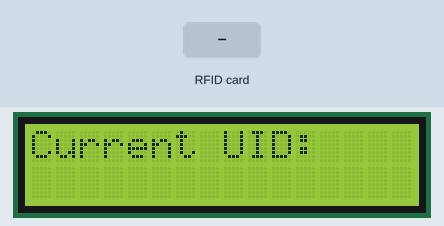
Recording of a sketch running on a simulated Arduino Uno, built with avr-gcc and run on an emulated ATmega328P. Parts: 16×2 character LCD. Inputs (shaded band) come from the test bench. What the sketch prints to the serial monitor is not drawn.

Above: at 1.3 s.
1.4 s: RFID card DE AD BE EF held to the reader
At 2.5 s:
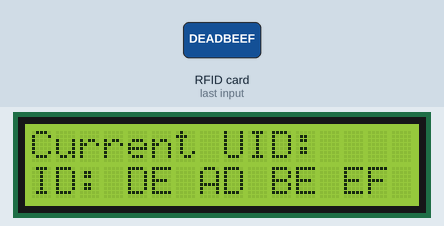
2.9 s: RFID card 5E 7A 19 C4 held to the reader
At 4.3 s:
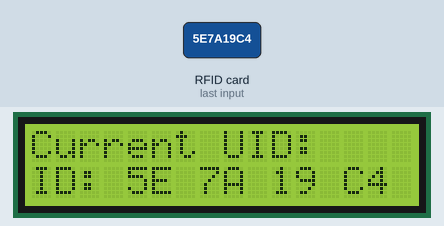
Timing chart, 0 to 5.9 s (numbered marks = the images above; inputs shaded):
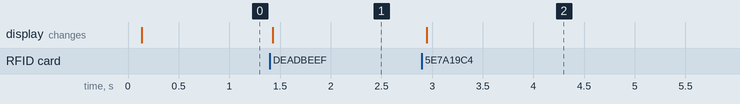

The sketch:

main.ino
```cpp
// (licence header left out)
#include <LiquidCrystal_I2C.h>
#include <String.h>

LiquidCrystal_I2C lcd(0x27,16,2);  // set the LCD address to 0x3F for a 16 chars and 2 line display

#include <SPI.h>
#include <MFRC522.h>

#define RST_PIN   9     // Configurable, see typical pin layout above
#define SS_PIN    10    // Configurable, see typical pin layout above

MFRC522 mfrc522(SS_PIN, RST_PIN);   // Create MFRC522 instance
String input;
/* Set your new UID here! */
#define NEW_UID {0xDE, 0xAD, 0xBE, 0xEF}

MFRC522::MIFARE_Key key;

void setup() {
  Serial.begin(9600);  // Initialize serial communications with the PC
  while (!Serial);     // Do nothing if no serial port is opened (added for Arduinos based on ATMEGA32U4)
  SPI.begin();         // Init SPI bus
  mfrc522.PCD_Init();  // Init MFRC522 card

  /*LCD*/
	delay(4);				// Optional delay. Some board do need more time after init to be ready, see Readme
	mfrc522.PCD_DumpVersionToSerial();	// Show details of PCD - MFRC522 Card Reader details
  lcd.clear();
  lcd.init();
  lcd.backlight();      // Make sure backlight is on
  lcd.setCursor(0, 0);
  lcd.print("Current UID: ");

  // Prepare key - all keys are set to FFFFFFFFFFFFh at chip delivery from the factory.
  for (byte i = 0; i < 6; i++) {
    key.keyByte[i] = 0xFF;
  }
}

void loop() {

  // Reset the loop if no new card present on the sensor/reader. This saves the entire process when idle. And if present, select one.
  if ( ! mfrc522.PICC_IsNewCardPresent() || ! mfrc522.PICC_ReadCardSerial() ) {
    delay(50);
    return;
  }


Serial.begin(9600);
if(Serial.available()){
  lcd.clear();
  lcd.setCursor(0,0);
  lcd.print("New UID: ");
 byte newUid[] = NEW_UID;
if ( mfrc522.MIFARE_SetUid(newUid, (byte)4, true) ) {
    Serial.println("Wrote new UID to card.");
}
 mfrc522.PICC_HaltA();
  MFRC522::Uid uid = mfrc522.uid;

    lcd.setCursor(0, 1);   //Move cursor to position (0,0)
    lcd.print("ID:");
    for (byte i = 0; i < uid.size; i++) {
        lcd.print(uid.uidByte[i] < 0x10 ? " 0" : " ");
        lcd.print(uid.uidByte[i], HEX);
    }
    mfrc522.PICC_HaltA();
}else{
   MFRC522::Uid uid = mfrc522.uid;

    lcd.setCursor(0, 1);   //Move cursor to position (0,0)
    lcd.print("ID:");
    for (byte i = 0; i < uid.size; i++) {
        lcd.print(uid.uidByte[i] < 0x10 ? " 0" : " ");
        lcd.print(uid.uidByte[i], HEX);
    }
    mfrc522.PICC_HaltA();

}
}
```

Measured:
- after the input at 1.4 s, the display: changes at once (image 1)
- after the input at 2.9 s, the display: changes after 0.05 s (image 2)
